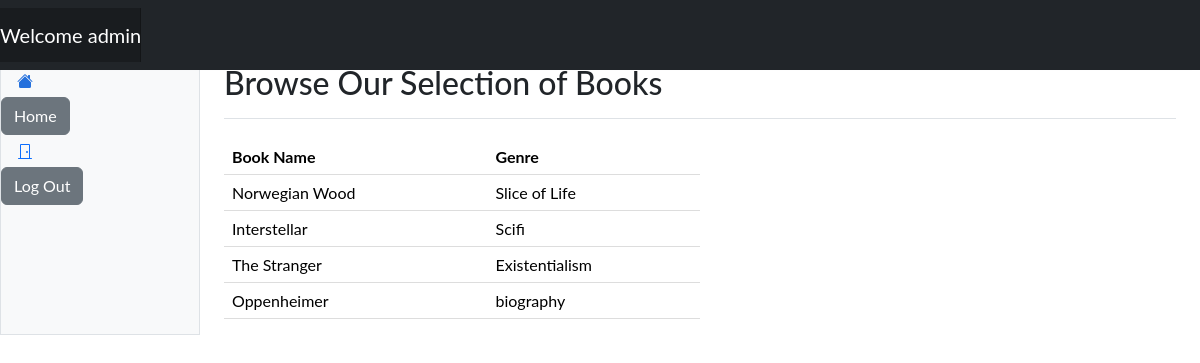
The page /browse/ (signed in) on the database its author committed.
### website/settings/roles.py (models this page shows, shortened)
class User(db.Model, UserMixin):
    id = db.Column(db.Integer, primary_key=True)
    deleted = db.relationship('delete_roles', backref='Admin', foreign_keys='delete_roles.admin_id', uselist=False)
    role = db.Column(db.String(20), nullable=False)
    username = db.Column(db.String(20), nullable=False)
    password = db.Column(db.String(20), nullable=False)

class data_book(db.Model):
    id = db.Column(db.Integer, primary_key=True)
    book_title = db.Column(db.String(20),nullable=False)
    book_genre = db.Column(db.String(20), nullable=False)

### website/routes.py (the view)
@app.route('/browse/', methods=['POST', 'GET'])
def browse():
    books = data_book.query.all()
    return render_template('browse.html', user=current_user, books=books)

### website/routes.py (called while the page is built)
@app.before_request
def create_db():
    db.create_all()

### website/templates/browse.html (shortened to what this page needs)
{% extends "base.html"%}
{% block content %}
<html lang="en" data-bs-theme="auto">
  <head><script src="../assets/js/color-modes.js"></script>
    <link rel="stylesheet" href="https://cdn.jsdelivr.net/npm/@docsearch/css@3">
<link href="../assets/dist/css/bootstrap.min.css" rel="stylesheet">
<header class="navbar sticky-top bg-dark flex-md-nowrap p-0 shadow" data-bs-theme="dark">
  <a class="navbar-brand col-md-3 col-lg-2 me-0 px-3 fs-6 text-white" href="#">Company name</a>
 <nav class="navbar navbar-expand-md navbar-dark fixed-top bg-dark">
        <a class="navbar-brand" href="#">Welcome {{user.username}}</a>
      </nav>
</header>
      <div class="container-fluid">
  <div class="row">
    <div class="sidebar border border-right col-md-3 col-lg-2 p-0 bg-body-tertiary">
      <div class="offcanvas-md offcanvas-end bg-body-tertiary" tabindex="-1" id="sidebarMenu" aria-labelledby="sidebarMenuLabel">
        <div class="offcanvas-body d-md-flex flex-column p-0 pt-lg-3 overflow-y-auto">
          <ul class="nav flex-column">
            <li class="nav-item">
              <a class="nav-link d-flex align-items-center gap-2 active" aria-current="page" href="#">
                <svg class="bi"><use xlink:href="#house-fill"/></svg>
                <a class="btn btn-secondary" href="{{url_for('home_page')}}" role="button"> Home </a>
              </a>
            </li>
          </ul>
          <ul class="nav flex-column mb-auto">
            <li class="nav-item">
              <a class="nav-link d-flex align-items-center gap-2" href="#">
                <svg class="bi"><use xlink:href="#door-closed"/></svg>
                <a class="btn btn-secondary" href="{{url_for('logout')}}" role="button">Log Out</a>
              </a>
            </li>
          </ul>
        </div>
      </div>
    </div>
 <main class="col-md-9 ms-sm-auto col-lg-10 px-md-4">
      <div class="d-flex justify-content-between flex-wrap flex-md-nowrap align-items-center pt-3 pb-2 mb-3 border-bottom">
        <h1 class="h2">Browse Our Selection of Books</h1>
      </div>
        <div class="col-md-6 col-sm-12">
            <table class="table">
                <thead>
                    <tr>
                        <th>Book Name</th>
                        <th>Genre</th>
                    </tr>
                </thead>
                <tbody>
                    {% for book in books %}
                    <tr>
                        <td>{{ book.book_title}}</td>
                        <td>{{ book.book_genre}}</td>
                    </tr>
                    {% endfor %}
                </tbody>
            </table>
        </div>
    </div>
         </div>
    <link href="https://cdn.jsdelivr.net/npm/bootstrap-icons@1.10.5/font/bootstrap-icons.min.css" rel="stylesheet">
    <link href="dashboard.css" rel="stylesheet">
  </head>
{% endblock %}

### website/templates/dashboard.css (style rules this page uses)
.bi { display: inline-block; width: 1rem; height: 1rem; }
.sidebar .nav-link { font-size: .875rem; font-weight: 500; }
.sidebar .nav-link.active { color: #2470dc; }
.navbar-brand { padding-top: .75rem; padding-bottom: .75rem; background-color: rgba(0, 0, 0, .25); box-shadow: inset -1px 0 0 rgba(0, 0, 0, .25); }

### website/templates/browse.html (style rules this page uses)
.bi { vertical-align: -.125em; fill: currentColor; }
body { font-family: "Lato", sans-serif; }
@media screen and (min-width: 768px) { table { width: 100%; border-collapse: collapse; margin-top: 20px; } }
@media screen and (min-width: 768px) { th, td { padding: 12px; text-align: left; border-bottom: 1px solid #ddd; } }
@media screen and (min-width: 768px) { th { background-color: #f2f2f2; } }

### rows shown on the page
User: username "admin"
data_book: book_title "Norwegian Wood", book_genre "Slice of Life"
data_book: book_title "Interstellar", book_genre "Scifi"
data_book: book_title "The Stranger", book_genre "Existentialism"
data_book: book_title "Oppenheimer", book_genre "biography"
